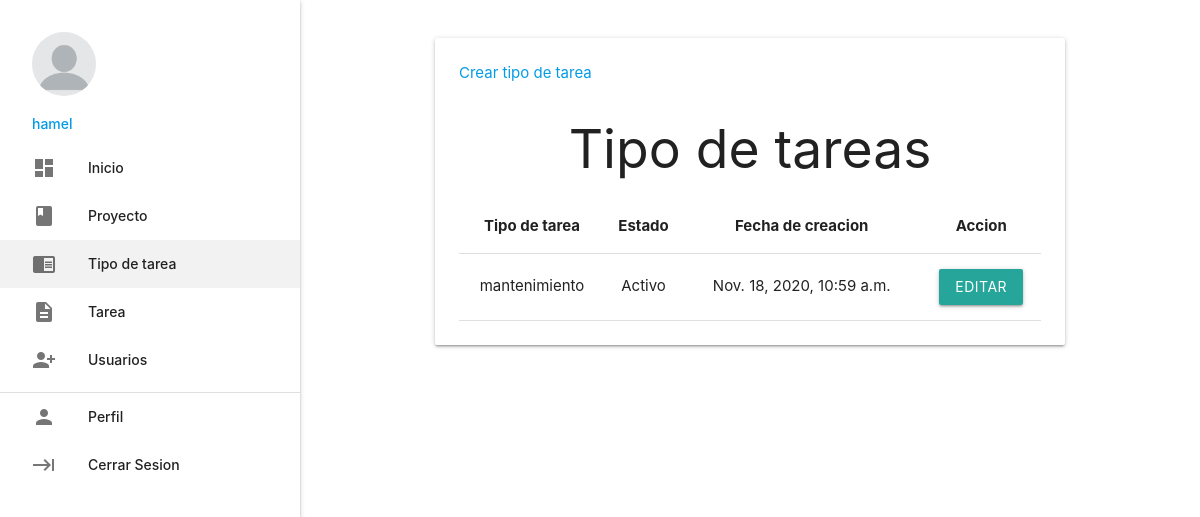
Before: /tareas/tipo_tarea/ (signed in) with the older database file.
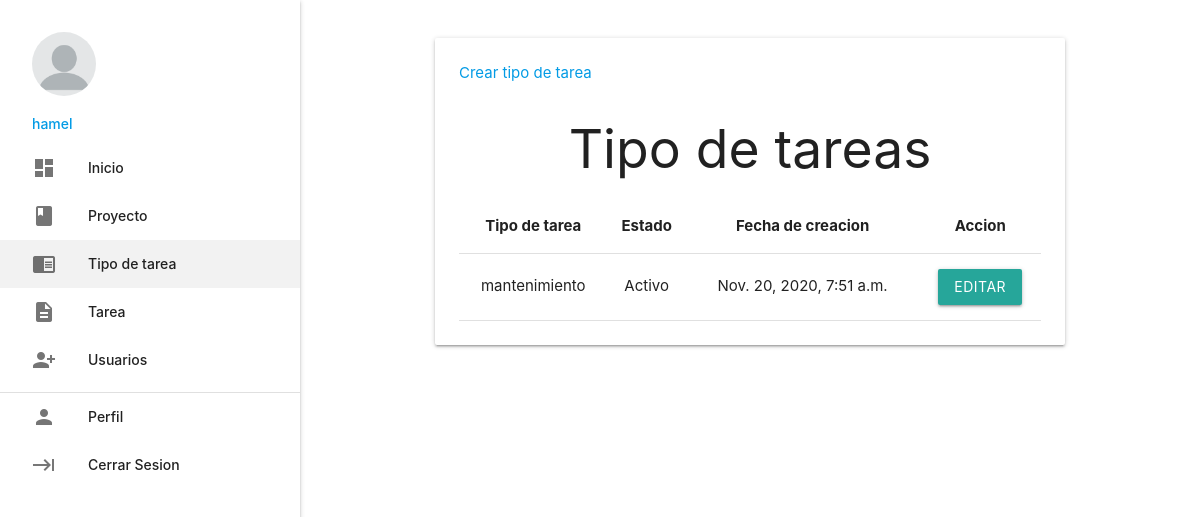
After: the same page with the newer database file.
### tasks/models.py (models this page shows, shortened)
class TypeTask(models.Model):
    name = models.CharField(max_length=50, verbose_name='Nombre')
    slug = models.SlugField(max_length=60, unique=True)
    status = models.BooleanField(default=True)
    created_at = models.DateTimeField(
        auto_now_add=True, verbose_name='Fecha de Creacion')
    class Meta:
        verbose_name = 'Tipo tarea'
        verbose_name_plural = 'Tipo tareas'

### tasks/views.py (the view)
# urls.py: path('tipo_tarea/', views.TypeTaskListView.as_view(), name='type_task'),
class TypeTaskListView(LoginRequiredMixin, ListView):
    template_name = 'tasks/type_task.html'
    queryset = TypeTask.objects.all().order_by('-pk')

### tasks/templates/tasks/type_task.html
{% extends 'base.html' %}
{% block content %}
    <div class="container">
        <div class="card">
            <div class="card-content">
                <a href="{% url 'tasks:add_type_task' %}">Crear tipo de tarea</a>
                <h2 class="center">Tipo de tareas</h2>
                <table class="highlight centered">
                    <thead>
                        <tr>
                            <th>Tipo de tarea</th>
                            <th>Estado</th>
                            <th>Fecha de creacion</th>
                            <th>Accion</th>
                        </tr>
                    </thead>
                    <tbody>
                        {% for type_task in object_list %}
                            <tr>
                                <td>{{ type_task.name }}</td>
                                <td>{{ type_task.status|yesno:'Activo,Inactivo' }}</td>
                                <td>{{ type_task.created_at }}</td>
                                <td>
                                    <a href="{% url 'tasks:update_type_task' type_task.slug %}"
                                        class="btn btn-danger">Editar</a>
                                </td>
                            </tr>
                        {% endfor %}
                    </tbody>
                </table>
            </div>
        </div>
    </div>
{% endblock %}

Changed rows visible on the page:
changed TypeTask "mantenimiento": created_at "Nov. 18, 2020, 10:59 a.m." → "Nov. 20, 2020, 7:51 a.m."
